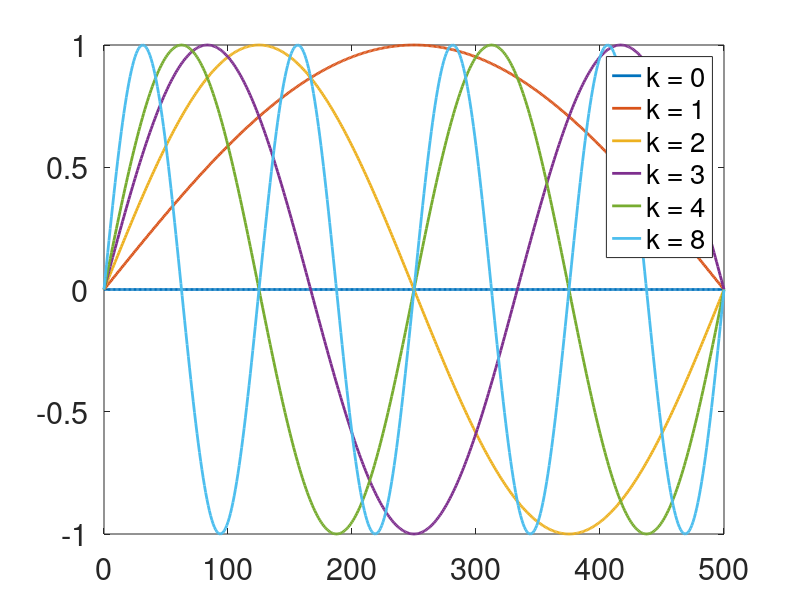

The MATLAB source for this figure:
n = 500;
j = 0:n;

f0 = @(j) sin(j*0*pi/n);
FNk0 = f0(j);

f1 = @(j) sin(j*1*pi/n);
FNk1 = f1(j);

f2 = @(j) sin(j*2*pi/n);
FNk2 = f2(j);

f3 = @(j) sin(j*3*pi/n);
FNk3 = f3(j);

f4 = @(j) sin(j*4*pi/n);
FNk4 = f4(j);

f8 = @(j) sin(j*8*pi/n);
FNk8 = f8(j);

set(0, "DefaultLineLinewidth", 2)
set(0, "DefaultAxesFontsize", 22)
plot(j, FNk0, j, FNk1, j, FNk2, j, FNk3, j, FNk4, j, FNk8);
legend("k = 0", "k = 1", "k = 2", "k = 3", "k = 4", "k = 8")

